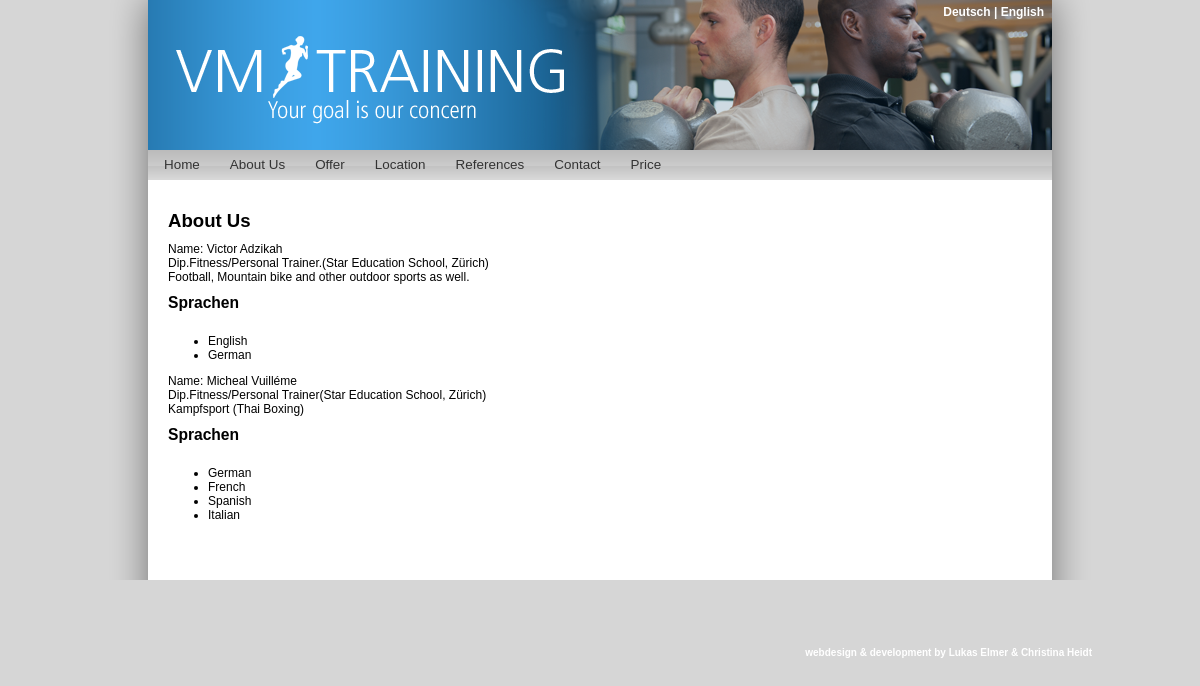
Page /?action=ueber_uns&ln=en on the committed database.
### tables this page shows
CREATE TABLE IF NOT EXISTS `cms_content` (
  `id` int(11) NOT NULL AUTO_INCREMENT,
  `title` varchar(255) NOT NULL,
  `cms_key` varchar(255) NOT NULL,
  `content` text NOT NULL,
  PRIMARY KEY (`id`)
);

### system/lib/load.php (called while the page is built, shortened)
<?php
require 'request.php';
?>

### index.php (called while the page is built)
<?
include 'system/lib/load.php';
?>

### system/lib/models/db.php (called while the page is built, shortened)
<?php
class DbClass {
    function select($query) {
        $res = mysql_query($query);
        $objects = Array();
        while ($object = mysql_fetch_object($res)) {
            $objects[] = $object;
        }
        return $objects;
    }
    function select_first($query) {
        $objects = $this->select($query);
        return $objects[0];
    }
    function select_by_attribute($table, $attribute, $value) {
        return $this->select_first("select * from $table where $attribute = \"" . $value . "\"");
    }
}
$DB = new DbClass();
?>

### system/sites/en/ueber_uns.php (the view)
<h1><? echo $cms_content->title ?></h1>
<? echo $cms_content->content ?>

### system/lib/request.php (shortened to what this page needs)
<?php
$action_name = sizeof($_REQUEST['action']) != 0 ? $_REQUEST['action'] : 'home';
$action_name = str_replace(".", "", $action_name);
$action_name = str_replace("/", "", $action_name);
$action_name = str_replace("\\", "", $action_name);
$action_name = str_replace(" ", "", $action_name);
$action_name = str_replace(";", "", $action_name);
$action_name = str_replace(",", "", $action_name);
include('system/lib/models/db.php');
if ($_REQUEST['controller'] == 'admin') {
    include('system/controllers/admin_controller.php');
    $controller = new AdminController();
    $controller->$$action_name;
}else{
    global $DB;
    $cms_content = $DB->select_by_attribute("cms_content", "cms_key", $action_name . "_" . $_REQUEST['ln']);
}
$template_name = 'system/sites/' . $_REQUEST['ln'] . '/' . $action_name . '.php';
if (!@include($template_name)) {
    echo "<h1>Seite nicht gefunden / Page not found</h1><a href=\"/\">Zur Startseite / To the home page</a>";
}
$content = ob_get_contents();
include("system/layouts/layout.php");
?>

### system/layouts/layout.php (shortened to what this page needs)
<!DOCTYPE html PUBLIC "-//W3C//DTD XHTML 1.0 Transitional//EN" "http://www.w3.org/TR/xhtml1/DTD/xhtml1-transitional.dtd">
<html xmlns="http://www.w3.org/1999/xhtml">
    <head>
        <link href="/public/stylesheets/base.css" media="screen,print" rel="stylesheet" type="text/css" />
    </head>
    <body>
        <div class="base-outer">
            <div class="base-inner">
                <div class="header">
                    <div class="header-top">
                        <div class="language-selection"><a href="/?ln=de">Deutsch</a> | <a href="/?ln=en">English</a></div>
                    </div>
                    <div class="navi-outer"><div class="navi"><ul class="navi-ul">
                            </ul>
                            </div>
                        </div>
                    </div>
                    <div class="main-content">
                        <div class="main-content-inner">
                        <? global $content; ?>
                                <div><? echo $content; ?></div>
                    </div>
                </div>
            </div>
            <div class="footer">
                <div class="inner">
                    <div class="inner2">
                        <small><b>
                                webdesign &amp; development by Lukas Elmer &amp; Christina Heidt
                            </b></small>
                    </div>
                </div>
            </div>
        </div>
    </body>
</html>

### public/stylesheets/base.css (style rules this page uses)
html { font-size:100.01% }
body { margin:0; font:12px Verdana, Arial, sans-serif; font-size:0.75em; background-color: #d6d6d6; }
div { margin:0; padding: 0; }
a { xxxcolor:#00763B; color:#222; }
h1 { font-size: 1.55em; }
h3 { font-size: 1.3em; }
h1, h2, h3 { margin: 0; padding: 10px 0 10px 0; }
.base-outer { margin:0 0 0 0; min-width: 1024px; text-align:center; background-repeat: repeat-x; }
.base-inner { margin:auto; width:1024px; text-align:left; }
.main-content { background: url(/public/images/background_content.png); background-repeat: repeat-y; min-height: 400px; }
.main-content-inner { padding: 20px 80px 0 80px; }
.header { background: url(/public/images/background_header.png); background-repeat: no-repeat; height: 180px; }
.header-top { height: 150px; }
.language-selection { text-align: right; padding: 5px 68px 0 0; font-weight: bold; color: #fff; }
.language-selection a { text-decoration: none; font-weight: bold; color: #fff; }
.navi { margin: 0 60px; height: 30px; background: url(/public/images/background_navi.png); xbackground-repeat: no-repeat; }
.navi ul { list-style-type: none; margin: 0; padding: 1px; }
.navi ul li { float: left; list-style-type: none; xxxmargin: 3px 15px 0 15px; margin: 0; padding: 6px 15px 0 15px; xxxbackground: url(/public/images/background_navi.png); height: 24px; cursor: pointer; }
.navi ul li a { color: #333; text-decoration: none; font-size: 1.12em; }
.footer { min-width: 1024px; height: 98px; xxxbackground: url(/public/images/footer.gif); xxxxbackground-position: center; background-repeat: repeat-x; text-align: center; margin-bottom: 25px; }
.footer .inner { margin:auto; width:1024px; text-align:center; }
.footer .inner .inner2 { padding: 67px 20px 0 16px; text-align:right; }
.footer .inner .inner2, .footer .inner .inner2 a { color: #fff; }

### rows in the picture
cms_content: title "About Us", content "Name: Victor Adzikah Dip.Fitness/Personal Trainer.(Star Education School, Zürich) Football, Mountain bike and other outdoor sports as well. Sprachen English German Name: Micheal Vuilléme Dip.Fitness/Personal Trainer(Star Education School, Zürich) Kampfsport (Thai Boxing) Sprachen German French Spanish Italian"
